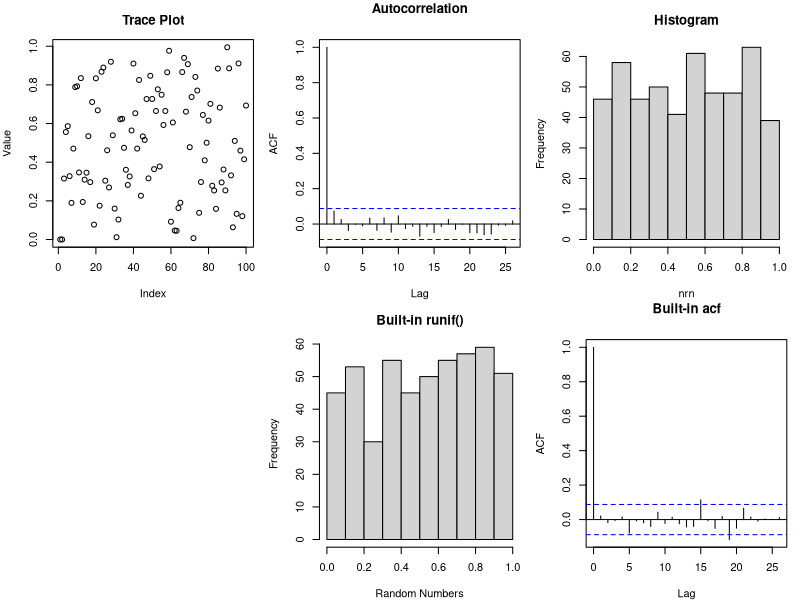
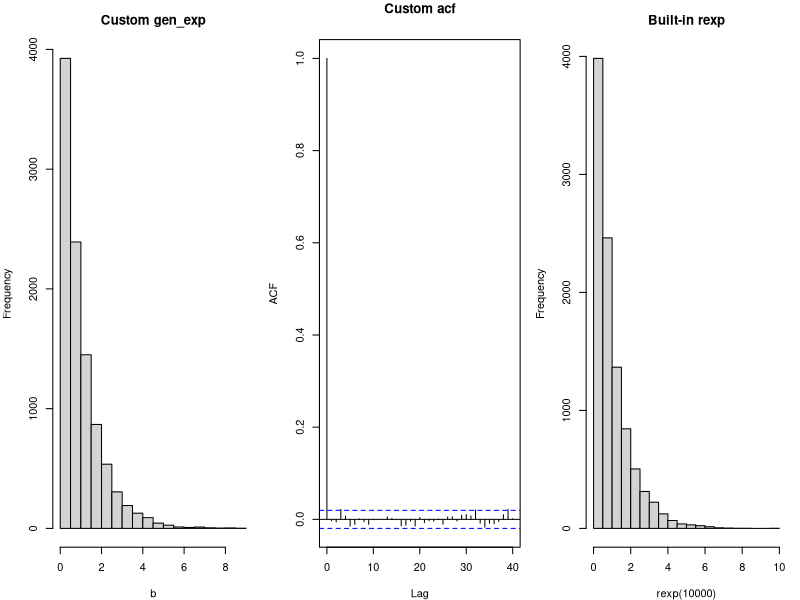
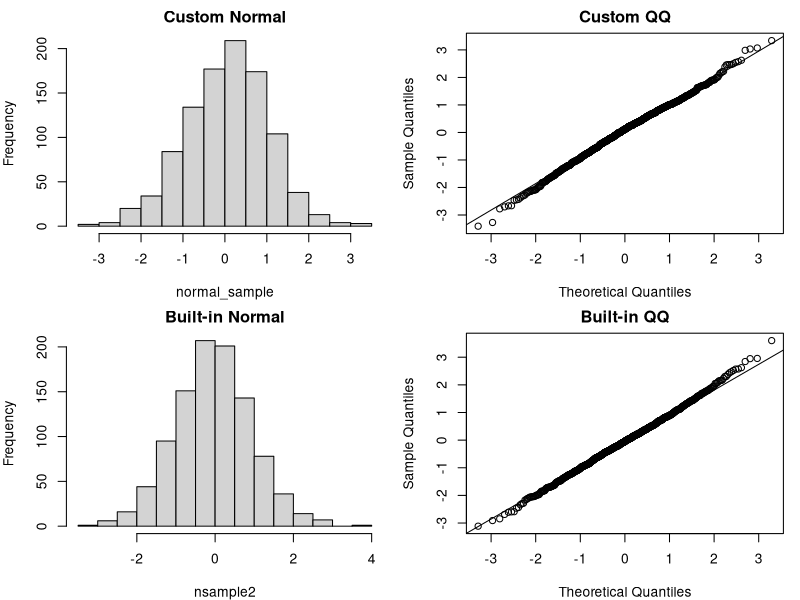
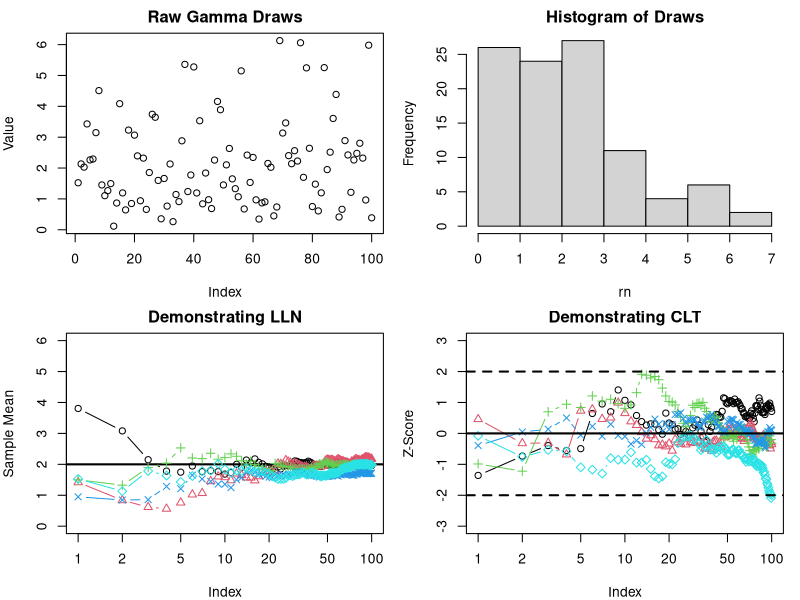
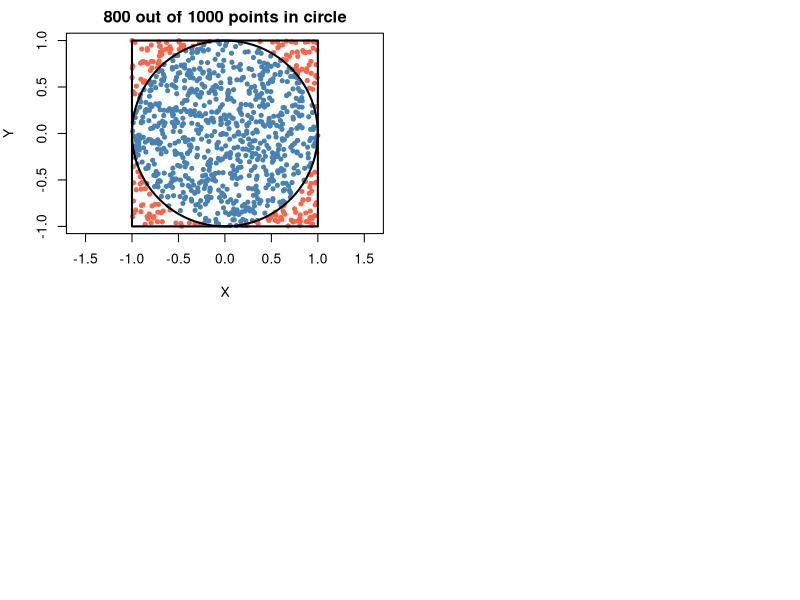

Here is the R script that generated these plots, in order:
## ---- chunk 1
#| label: fig-lcg-vs-runif
#| echo: true
#| fig-cap: "A hand-rolled linear congruential generator versus R's built-in `runif()`: trace plot, autocorrelation, and histogram for each."
A <- 7^5
M <-  2^31-1

N <- 500
rn <- rep (0, N)
rn[1] <- 10 # Initial seed
for (i in 2:length (rn))
{
    rn[i] <- (A * rn[i-1] ) %% M
}

## Scale the numbers to fall between 0 and 1
nrn <- rn/(M-1)

## Compare with R's built-in runif()
n <- 500
a <- runif(n)

par(mfrow=c(2,3),mar=c(4,4,3,1))
plot(nrn[1:100], main="Trace Plot", ylab="Value", xlab="Index")
acf(nrn, main="Autocorrelation")
hist(nrn, main="Histogram")
plot.new()
hist(a,xlab="Random Numbers",main="Built-in runif()")
acf(a,main="Built-in acf")
## ---- chunk 2
#| label: fig-inverse-cdf-exp
#| fig-cap: "Exponential(1) samples generated by the inverse-CDF method, compared with R's built-in `rexp()`."
## generate exponential random numbers
## use method of inverse cdf to generate iid sample from exp(1)
gen_exp <- function(n)
{
    #generate unif(0,1) random numbers
    u <- runif(n)
    #transform the random numbers
    -log(1-u)
}

b <- gen_exp(10000)
par(mfrow=c(1,3),mar=c(4,4,3,1))
hist(b, main="Custom gen_exp")
acf(b, main="Custom acf")

### r built-in generator for comparison
hist(rexp (10000), main="Built-in rexp")
## ---- chunk 3
#| label: fig-box-muller
#| echo: true
#| fig-cap: "Normal samples generated by the Box-Muller transform, compared with R's built-in `rnorm()`: histogram and QQ plot for each."
gen_normal <- function(n)
{
    # calculates size of random samples (we generate pairs, so we need half)
    size_sample <- ceiling(n/2)
    
    # R^2 ~ Exp(1/2), so we take the square root to get R
    R <- sqrt(2*rexp(size_sample))
    theta <- runif(size_sample,0,2*pi)
    
    X <- R*cos(theta)  
    Y <- R*sin(theta)
    
    c(X,Y)[1:n]  
}

normal_sample <- gen_normal(1000)

## R's built-in generator for comparison
nsample2 <- rnorm (1000)

par(mfrow=c(2,2),mar=c(4,4,2,1))
hist(normal_sample,main="Custom Normal")
qqnorm(normal_sample, main="Custom QQ")
qqline(normal_sample)
hist(nsample2, main="Built-in Normal")
qqnorm(nsample2, main="Built-in QQ")
qqline(nsample2)
## ---- chunk 4
#| label: fig-lln-clt-gamma
#| echo: true
#| fig-cap: "Law of Large Numbers and Central Limit Theorem for the sample mean of Gamma(2,1) draws: raw draws, their histogram, running averages converging to $\\mu=2$, and standardized running means stabilizing to $N(0,1)$."
n <- 100
rn <- rgamma(n, shape = 2)

par(mfrow = c(2,2))
plot(rn[1:100], main="Raw Gamma Draws", ylab="Value")
hist(rn, main="Histogram of Draws")

## Calculate running averages (LLN)
xbar.rep <- replicate(5, cumsum(rgamma(n, shape = 2))/(1:n))
## Calculate running standardized means (CLT)
se.rep <- replicate(5, (cumsum(rgamma(n, shape = 2))/(1:n) - 2) / sqrt(2/(1:n)))

## Plot LLN: should converge to mu = 2
plot(xbar.rep[,1], main = "Demonstrating LLN", log = "x", type = "b", ylim = c(0, 6), ylab="Sample Mean")
abline(h = 2, lwd=2)
for (i in 2:ncol(xbar.rep)) points(xbar.rep[,i], col = i, pch = i, type = "b")

## Plot CLT: should stabilize within roughly [-3, 3] standard deviations
plot(se.rep[,1], ylim = c(-3,3), type="b", log = "x", main="Demonstrating CLT", ylab="Z-Score")
for (i in 2:ncol(se.rep)) points(se.rep[,i], col = i, pch = i, type = "b")
abline(h = c(0, -2, 2), lty = c(1,2,2), lwd=2)
## ---- chunk 5
#| label: fig-mc-pi-darts
#| echo: true
#| fig-height: 5
#| fig-width: 5
#| fig-cap: "1,000 uniform points ('darts') thrown at the $[-1,1]^2$ square; the fraction landing inside the inscribed circle gives a Monte Carlo estimate of $\\pi$."
set.seed(123)
n_visual <- 1000
x_pts <- runif(n_visual, -1, 1)
y_pts <- runif(n_visual, -1, 1)
inside_circle <- (x_pts^2 + y_pts^2) <= 1

## Plot points
plot(x_pts, y_pts, col = ifelse(inside_circle, "steelblue", "tomato"), 
     pch = 20, asp = 1, xlab = "X", ylab = "Y", 
     main = paste(sum(inside_circle), "out of", n_visual, "points in circle"))

## Draw the boundaries
rect(-1, -1, 1, 1, border = "black", lwd = 2)
theta_seq <- seq(0, 2*pi, length.out = 100)
lines(cos(theta_seq), sin(theta_seq), col = "black", lwd = 2)
## ---- chunk 6
#| label: tbl-mc-pi-by-n
#| echo: true
#| warning: false
#| tbl-cap: "Monte Carlo estimation of pi across different sample sizes."
library(knitr)

## n is the number of samples drawn uniformly from the rectangle (-1,1)  * (-1,1)
## an estimate of pi is returned
pi_est_mc <- function(n)
{
    X <- runif(n,-1,1)
    Y <- runif(n,-1,1)
    
    # 4 times the indicator function
    Z <- 4 * (X^2 + Y^2 <= 1)
    
    mu <- mean(Z)
    error <- 1.96 * sd(Z) / sqrt(n)
    
    list(n = n, pi.est = mu, error.95perc = error, ci.lower = mu - error, ci.upper = mu + error)
}  

## Run the estimation for varying sample sizes
sample_sizes <- c(100, 10000, 100000, 10000000)
results_list <- lapply(sample_sizes, pi_est_mc)

## Combine results into a dataframe for tabular display
results_df <- data.frame(
  N = sapply(results_list, function(x) x$n),
  Estimate = sapply(results_list, function(x) x$pi.est),
  Error_Margin = sapply(results_list, function(x) x$error.95perc),
  CI_Lower = sapply(results_list, function(x) x$ci.lower),
  CI_Upper = sapply(results_list, function(x) x$ci.upper)
)

## Render the formatted table
kable(results_df, 
      col.names = c("Sample Size (N)", "Estimated Pi", "95% Margin of Error", "Lower CI", "Upper CI"), 
      digits = 6, 
      caption = "Monte Carlo Estimation of Pi across different sample sizes")
